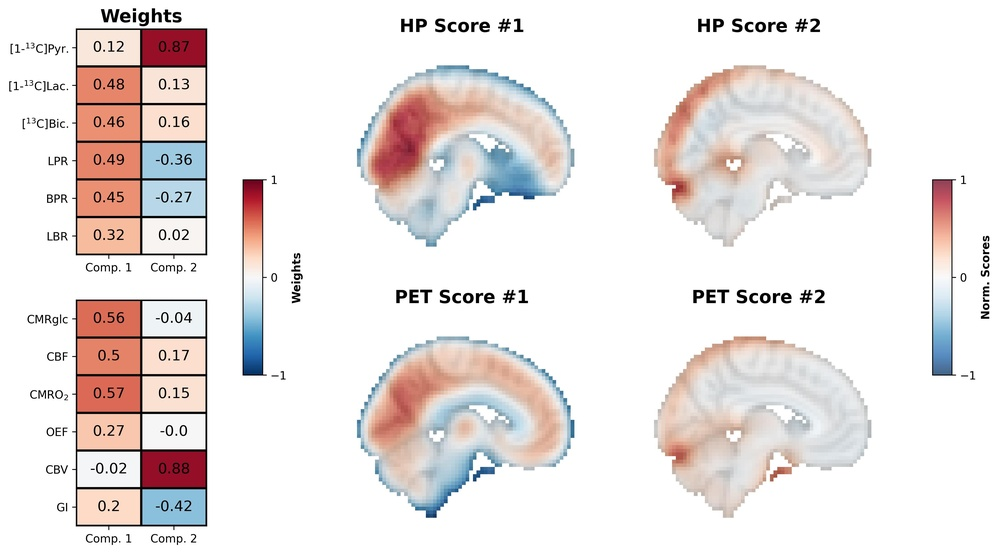
#> input picture figure_3/pls_weights.jpeg, 1000 x 553 px, shrunk from 3717 x 2056 before the run
$ python comb_fig_3.py
#> lines starting #> are read from the running program, lines starting #| are printed output that depends on the picture
import os
import matplotlib.pyplot as plt
import matplotlib.image as img

os.chdir(os.path.dirname(__file__))

pls_maps = img.imread('./pls_weights.jpeg')
#> pls_maps is the input picture: shape (553, 1000, 3); mean R, G, B 235.6, 229, 227.7
pls_points = img.imread('./pls_scatter.jpeg')
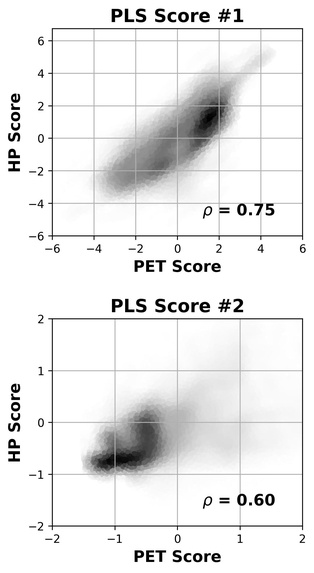
#> input picture figure_3/pls_scatter.jpeg, 314 x 573 px, shrunk from 1167 x 2129 before the run
#> pls_points is the input picture: shape (573, 314, 3); min 0, max 255, mean 234

fig, ax = plt.subplots(
    1, 2, figsize=(12, 6), width_ratios=[3, 1], gridspec_kw={'wspace':0.05}
)

ax[0].imshow(pls_maps)
ax[0].axis('off')
ax[0].annotate(
    'A)', [-0.035, 1.05], fontsize=14, fontweight='bold', xycoords='axes fraction'
)
ax[0].annotate(
    'B)', [0.3, 1.05], fontsize=14, fontweight='bold', xycoords='axes fraction'
)
ax[1].imshow(pls_points)
ax[1].axis('off')
ax[1].annotate(
    'C)', [-0.05, 1.0], fontsize=14, fontweight='bold', xycoords='axes fraction'
)

plt.savefig('figure_3.jpeg', bbox_inches='tight', dpi=300)
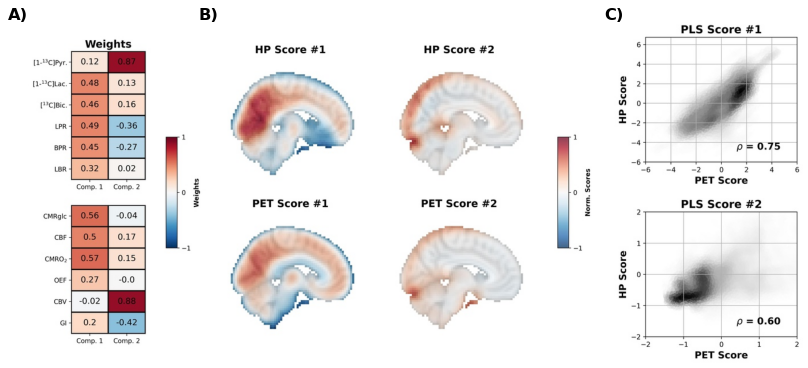
#> figure drawn by matplotlib, 2 panels
plt.close('all')
